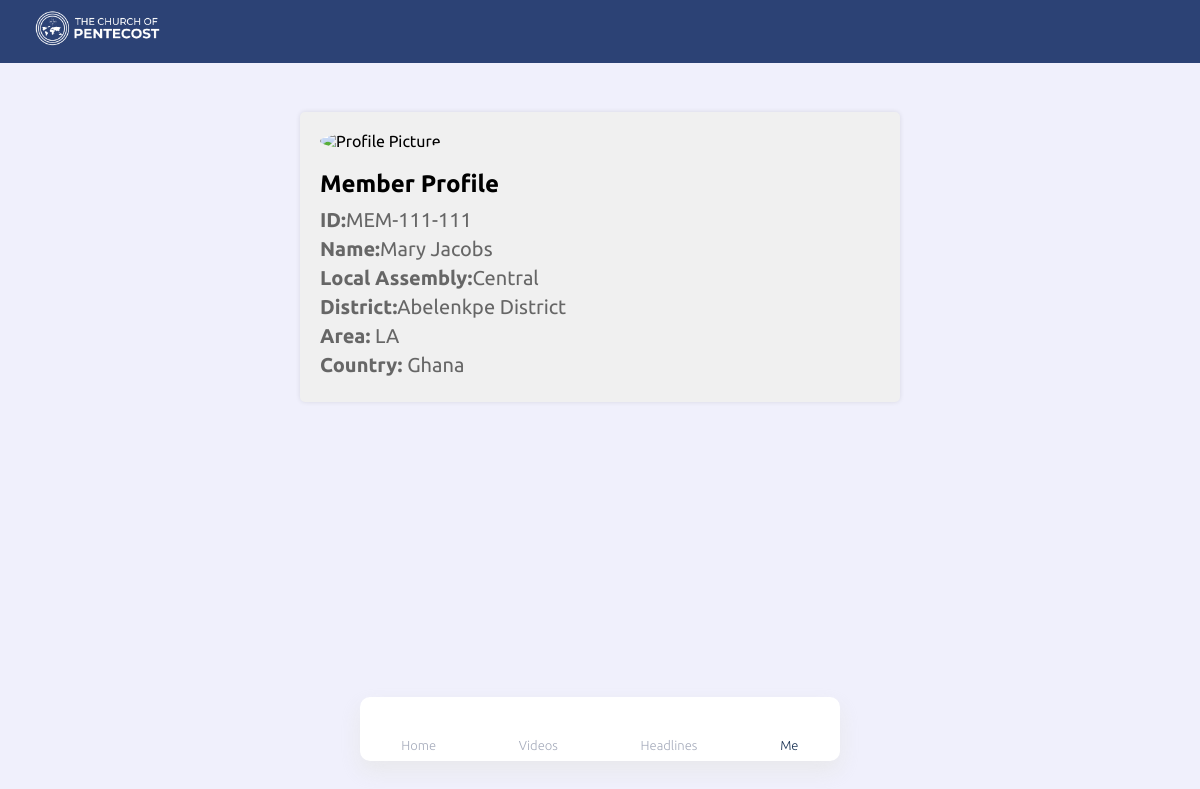
Screenshot of /member/me (signed in) with the database file from the repository.
### thecop_app/models.py (models this page shows, shortened)
class Member(models.Model):
    id = models.TextField(primary_key=True)
    local_assembly = models.ForeignKey(LocalAssembly, on_delete=models.CASCADE)
    name = models.TextField()
    gender = models.CharField(max_length=10)
    date_of_birth = models.DateField(default="2004-02-18")
    phone = models.TextField()
    phone2 = models.TextField()
    email = models.TextField()
    address = models.TextField()
    password = models.TextField(default=phone)

class LocalAssembly(models.Model):
    district = models.ForeignKey(District, on_delete=models.CASCADE)
    id = models.TextField(primary_key=True)
    name = models.TextField()
    location = models.TextField()

class District(models.Model):
    area = models.ForeignKey(Area, on_delete=models.CASCADE)
    id = models.TextField(primary_key=True)
    name = models.TextField()
    location = models.TextField()

class Area(models.Model):
    nation = models.ForeignKey(Nation, on_delete=models.CASCADE)
    id = models.TextField(primary_key=True)
    name = models.TextField()
    location = models.TextField()

class Nation(models.Model):
    id = models.TextField(primary_key=True)
    country = models.TextField()

### thecop_app/member/views.py (the view)
# urls.py: path("me", views.me, name="member_me"),
def me(request):
    active_member = Member.objects.get(pk=request.session.get("member_id"))
    context = {
        "member": active_member
    }
    return render(request, "thecop_app/member/me.html", context)

### thecop_app/templates/thecop_app/member/me.html (shortened to what this page needs)
<!DOCTYPE html>
<html lang="en">
<head>
        <link rel="stylesheet" href="https://stackpath.bootstrapcdn.com/font-awesome/4.7.0/css/font-awesome.min.css">
    {% load static %}
    <link rel="stylesheet" href="{% static 'thecop_app/CSS/index.css' %}" />
    <link rel="stylesheet" href="{% static 'thecop_app/CSS/ananse.css' %}">
    <link rel="stylesheet" href="{% static 'thecop_app/CSS/form.css' %}">
    <link rel="stylesheet" href="{% static 'thecop_app/CSS/fa/allicons.css' %}">
</head>
<body style="display:grid">
<header class="header">
       <a href="index.html" class="brand">
        <img src="{% static 'thecop_app/images/The-Church-Of-Pentecost.png' %}"/>
       </a>
    </header>
<div class="appbody">
    <div class="profile">
        <img src="path_to_profile_picture.jpg" alt="Profile Picture">
        <h2>Member Profile</h2>
        <p><span class="label">ID:</span>{{ member.id }}</p>
        <p><span class="label">Name:</span>{{ member.name }}</p>
        <p><span class="label">Local Assembly:</span>{{ member.local_assembly.name }}</p>
        <p><span class="label">District:</span>{{ member.local_assembly.district.name }} District</p>
        <p><span class="label">Area:</span> {{ member.local_assembly.district.area.name }}</p>
        <p><span class="label">Country:</span> {{ member.local_assembly.district.area.nation.country }}</p>
    </div>
    <div class="blank"></div>
</div>
<bottomnav>
        <navitem onclick="window.open('{% url 'member_home' %}', '_self')" >
            <i class="fa-light fa-church"></i>
            <text>Home</text>
        </navitem>
        <navitem>
            <i class="fa-light fa-video"></i>
            <text>Videos</text>
        </navitem>
        <navitem onclick="window.open('{% url 'member_headlines' %}', '_self')" >
             <i class="fa-light fa-newspaper"></i>
            <text>Headlines</text>
        </navitem>
        <navitem is-selected onclick="window.open('{% url 'member_me' %}', '_self')">
            <i class="fa-light fa-user"></i>
            <text>Me</text>
        </navitem>
</bottomnav>
</body>
</html>

### thecop_app/static/thecop_app/CSS/index.css (style rules this page uses)
* { padding: 0; margin: 0; box-sizing: border-box; font-family: 'Ubuntu', sans-serif; }
body { background-color: #e6e6fa99; overflow-x: hidden; }
p { color: #666666; max-width: 900px; font-size: 20px; }
.header { z-index: 98; position: fixed; width: 100%; display: flex; justify-content: space-between; align-items: center; padding: 10px 30px; background: #2C4275; top: 0; }
.brand img { width: 135px; height: 40px; flex-basis: 60%; }

### thecop_app/static/thecop_app/CSS/ananse.css (style rules this page uses)
* { padding: 0; margin: 0; box-sizing: border-box; font-family: 'Ubuntu', sans-serif; }
:root { --color-one: gold ; --color-two: #e91e63; --shadow: 0px 1px 5px -2px #9b8c8c; }
body { overflow-x: hidden; }
.blank { width: 100%; height: 10em; }
bottomnav { position: fixed; width: 40%; height: 4em; justify-self: center; align-self: center; justify-content: space-around; display: flex; background-color: white; bottom: 39px; box-shadow: 0px 10px 20px 0px rgba(229, 229, 229, 0.75); z-index: 10; border-radius: 10px; cursor: pointer; }
bottomnav > navitem { height: 90%; align-items: center; justify-content: center; display: flex; flex-direction: column; border-radius: 100px; padding: 12px; margin-top: 4px; }
bottomnav > navitem i { text-align: center; margin: 7px 0 0 0; color: #a5abbb; font-size: 24px !important; }
bottomnav > navitem text { text-align: center; text-transform: capitalize; color: #a5abbb; font-weight: 200; font-family: 'Ubuntu'; font-size: 13px; align-items: center; justify-content: center; display: flex; }
navitem[is-selected] text, navitem[is-selected] i { color: #183153; }
.appbody { margin: 7em 16px; }
.profile { max-width: 600px; margin: 0 auto; padding: 20px; background-color: #f0f0f0; border-radius: 5px; box-shadow: 0 0 5px rgba(0, 0, 0, 0.1); }
.profile img { width: 150px; height: 150px; border-radius: 50%; object-fit: cover; margin-bottom: 20px; }
.profile h2 { margin-bottom: 10px; }
.profile p { margin-bottom: 5px; }
.label { font-weight: bold; }

### rows the page displays
Member: id "MEM-111-111", name "Mary Jacobs", local_assembly.name "Central", local_assembly.district.name "Abelenkpe", local_assembly.district.area.name "LA", local_assembly.district.area.nation.country "Ghana"
